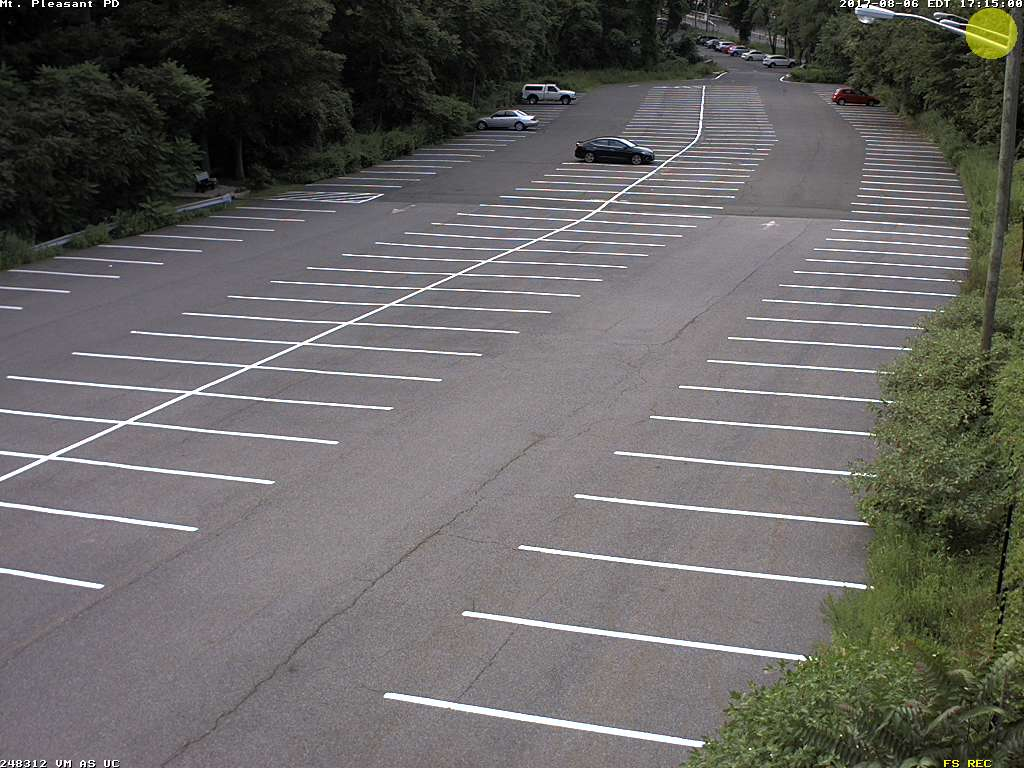
#> input picture CasperIm/emptyLot/image0.jpg, 1024 x 768 px, given in place of image.jpg, which was not available
$ python main.py   (older library calls are emulated)
#> lines starting #> are read from the running program, lines starting #| are printed output that depends on the picture; after the words box and inside, x2 and y2 are one past the last pixel; in counts of white or black regions, pixels touching at a corner belong together; long printed decimals are rounded; pictures that were not available may be replaced by others from this repository, and a replacement may not be noted
#> further down, image is the input picture: PIL image 1024x768 RGB; mean R, G, B 103.5, 101.5, 99.3
### utils.py
import math
import glob
import pickle
import statistics
import cv2
from pylab import *
from pylab import plt
sys.path.append('/Users/shaniacht/anaconda/lib/python2.7/site-packages')
from skimage.morphology import skeletonize
from skimage.measure import ransac, LineModelND
from skimage import feature

from Line import Line

# [12 lines left out: functions getImagesFromDir, getDataMatrix, not called in this run]

def straightenImage(
        im_src,
        src1 = [301, 347], src2 = [479, 359],
        src3 = [249, 370], src4 = [439, 384],
        dst1 = [485, 475], dst2 = [620, 475],
        dst3 = [485, 510], dst4 = [620, 510]):

    pts_src = np.array([src1, src2, src3, src4]).astype(np.float)
    pts_dst = np.array([dst1, dst2, dst3, dst4]).astype(np.float)

    h, mask = cv2.findHomography(pts_src, pts_dst)
    im_dst = cv2.warpPerspective(im_src, h, (im_src.shape[1], im_src.shape[0]))
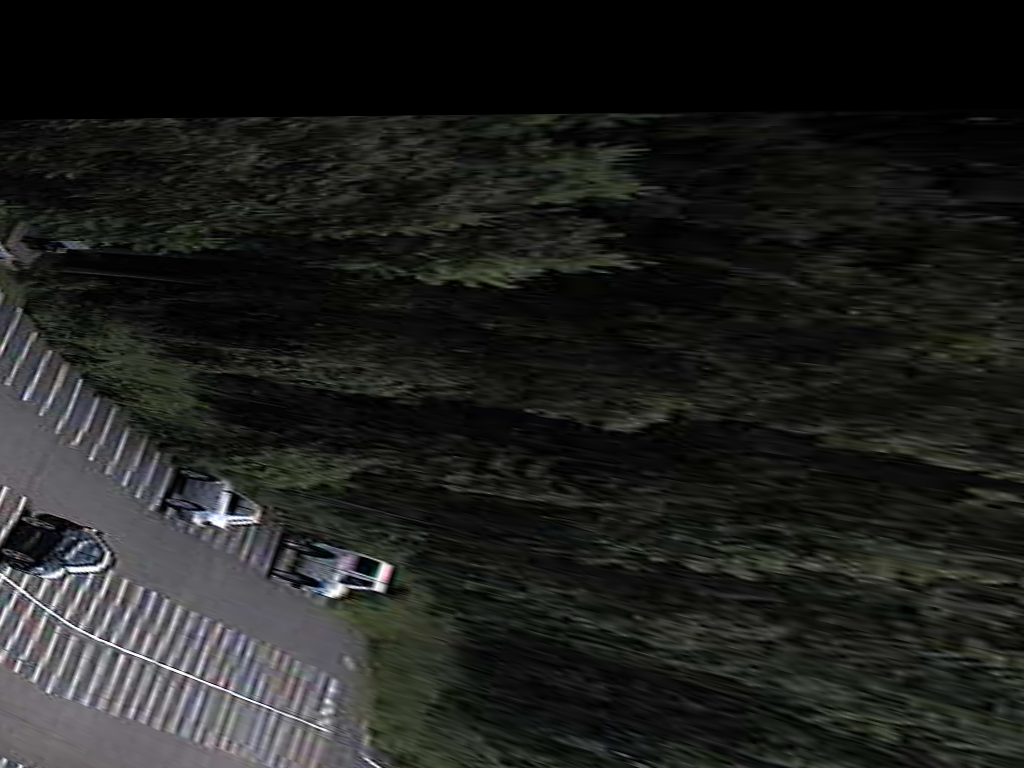
#> im_dst: shape (768, 1024, 3); mean of channels 0, 1, 2 31.2, 32.2, 29.9; drawn as R, G, B
    return im_dst

def inliers_around_point(skeleton, x, y, win_w, win_h):
    y = int(round(y))
    m, n = 740, 1024
    x1 = max(0, x-win_w)
    x2 = min(n-1, x+win_w)
    y1 = max(0, y-win_h)
    y2 = min(m-1, y+win_h)
    cur_window = skeleton[y1 : y2, x1 : x2]
    return count_nonzero(cur_window)

def crop_lines(model_robust, skeleton, x, y, win_w, win_h):
    print 'crop lines started'
    print 'x shape is: ', x.shape[0]
    print 'y shape is: ', y.shape[0]
    i = win_w
    cropped = []
    suspicious_count = 0
    suspicious_inter = 0
    start_x = -1
    end_x = -1
    isLine = False

    #initialization
    inliers_count = inliers_around_point(skeleton, x[win_w], y[win_w], win_w, win_h)
    if inliers_count > win_w*2-5:
        print 'line started', 0
        isLine = True
        start_x = 0
    # find line crops:
    while i < x.shape[0]:
        inliers_count = inliers_around_point(skeleton, i, int(y[i]), win_w, win_h) > (win_w*2-5)
        if isLine:
            if inliers_count:
                suspicious_count = 0
                inter_count = inliers_around_point(skeleton, x[i], int(y[i]), 5, 20)
                if inter_count > 30:
                    suspicious_inter+=1
                    if suspicious_inter > 5:
                        suspicious_inter = 0
                        print 'found intersection', i, y[i]
                        # remove short lines
                        if i - start_x > 50:
                            newLine = Line(start_x, i, y[start_x], y[i], model_robust)
                            print 'gaga',newLine.x2, newLine.y2
                            cropped.append(Line(start_x, i, y[start_x], y[i], model_robust))
                        start_x = x[i] + 5
                        i += 5
                else:
                    suspicious_inter = 0
            else:
                suspicious_count+=1
                if suspicious_count >= win_w:
                    print 'line finished', i, i, y[start_x]
                    suspicious_count = 0
                    if x[i] - start_x > 100:
                        cropped.append(Line(start_x, i-win_w, y[start_x], y[i-win_w], model_robust))
                    isLine = False
        else:
            if inliers_count:
                suspicious_count += 1
                if suspicious_count >= win_w:
                    print 'line started', i, x[i], y[start_x]
                    suspicious_count = 0
                    start_x = i-win_w
                    isLine = True
            else:
                suspicious_count = 0
        i+=1
    if isLine:
        cropped.append(Line(start_x, x.shape-1, y[start_x], y[x.shape-1], model_robust))
    return cropped

def lineDetection(img):
    print 'img size: ', img.shape
#| img size:  (768, 1024, 3)
    gray = cv2.cvtColor(img, cv2.COLOR_BGR2GRAY)
    edges = feature.canny(gray, sigma=3)
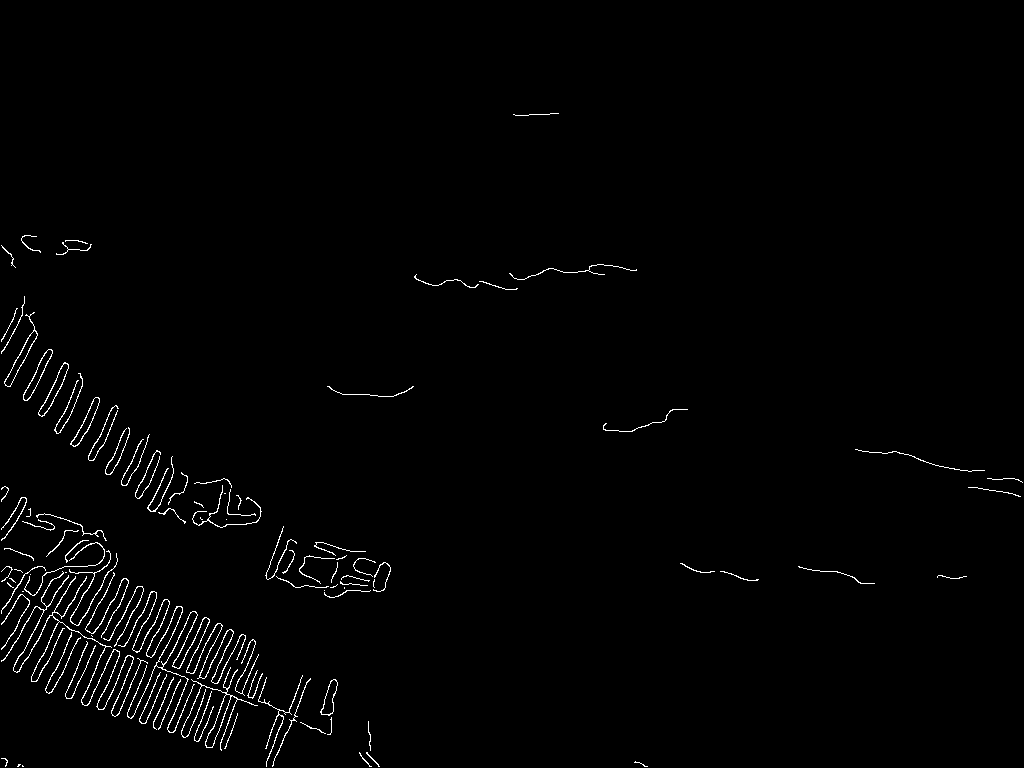
#> edges: shape (768, 1024) bool; 1.3% white in thin lines or dots, all inside (x1, y1, x2, y2) = (1, 113, 1023, 767)
    blur_edges = cv2.blur((edges * 255).astype(np.uint8), (9, 9))
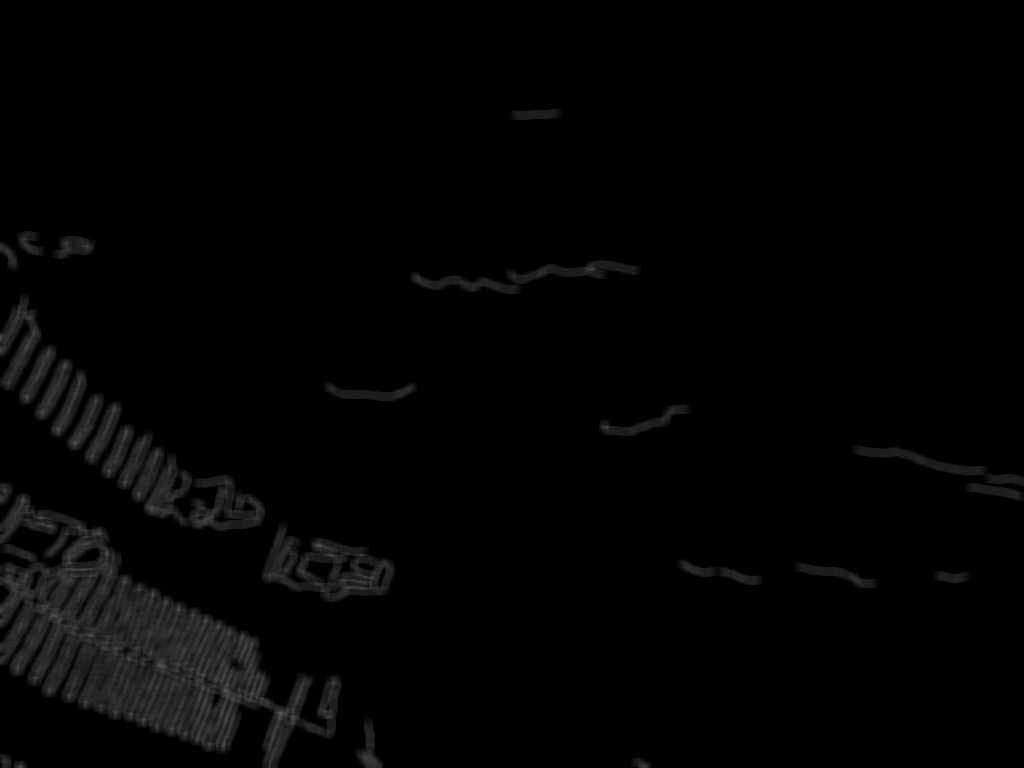
#> blur_edges: shape (768, 1024); min 0, max 88, mean 3.3
    _, bin_edges = cv2.threshold(blur_edges, 127, 255, cv2.THRESH_OTSU)
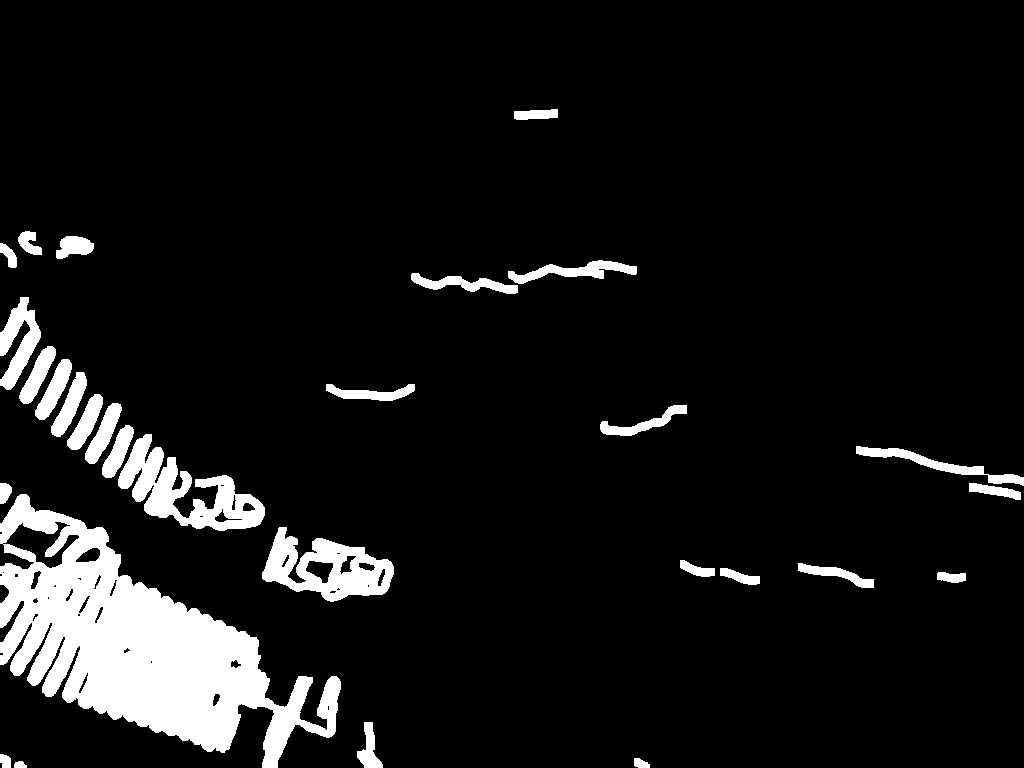
#> bin_edges: shape (768, 1024); 8.5% white; 29 white regions, largest, box (x1, y1, x2, y2) and area: (0, 494, 341, 768) 38575, (118, 434, 265, 531) 5788, (262, 527, 394, 602) 4985
    bin_edges = bin_edges > 0
    skeleton = skeletonize(bin_edges.astype(np.uint8))
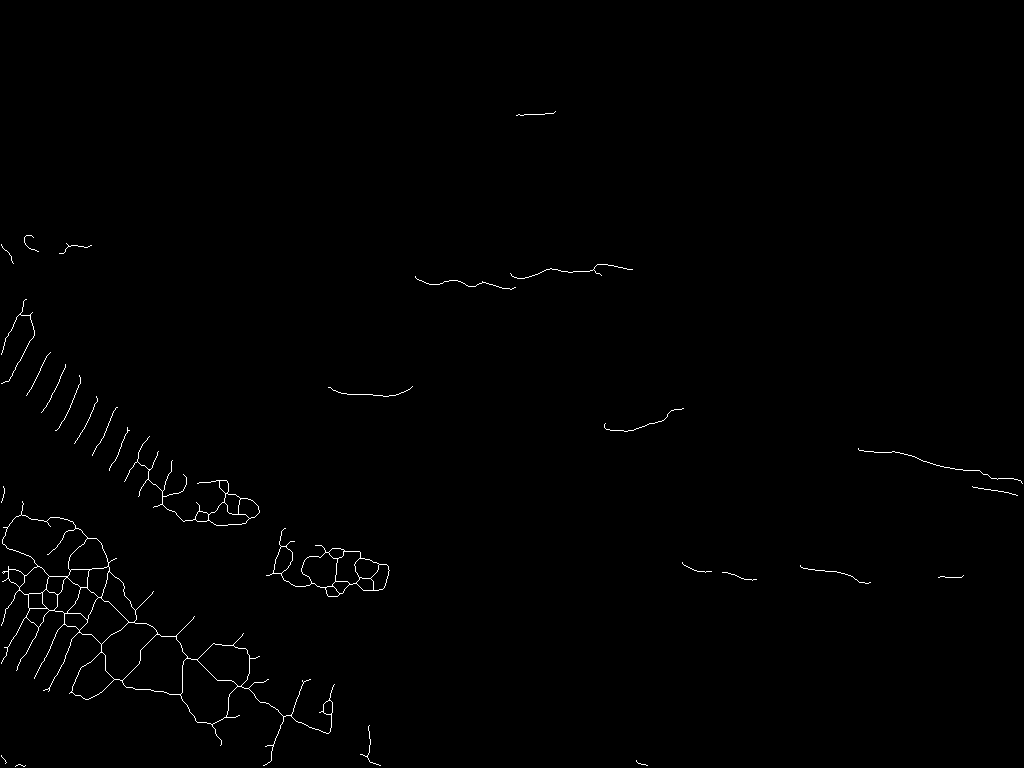
#> skeleton: shape (768, 1024) bool; 0.59% white in thin lines or dots, all inside (x1, y1, x2, y2) = (1, 111, 1023, 767)
    edge_pts = np.array(np.nonzero(skeleton), dtype=float).T
#> edge_pts = 4615 pairs, first value 111 to 766, second value 1 to 1022
    edge_pts_xy = edge_pts[:, ::-1]
#> edge_pts_xy = 4615 pairs, first value 1 to 1022, second value 111 to 766

    points_per_line = []
    hor_lines = []
    ver_lines = []

    # get all lines in array
    # model_robust.predict - might be useful to find intersections
    for i in range(21):
        model_robust, inliers = ransac(edge_pts_xy, LineModelND, min_samples=2, residual_threshold=10, max_trials=1000)
        points_per_line += [inliers]

        x1 = np.arange(1024)
        y1 = model_robust.predict_y(x1)
        y2 = np.arange(768)
        x2 = model_robust.predict_x(y2)
        # this is a vertical line
        if np.abs(y1[0] - y1[-1]) > 730 and np.abs(x2[0] - x2[-1]) < 20:
            ver_lines.append(Line(x2[0], x2[-1], y2[0], y2[-1], model_robust))
        # this is a horizontal line
        if np.abs(y1[0] - y1[-1]) < 50 and np.abs(x2[0] - x2[-1]) > 1000:
            # hor_lines += [(model_robust, x1, y1)]
            cur_lines = crop_lines(model_robust, skeleton, x1, y1, 10, 10)
            figure('Line Markings')
            plt.scatter([x.x1 for x in cur_lines], [x.y1 for x in cur_lines], c="g")
            plt.scatter([x.x2 for x in cur_lines], [x.y2 for x in cur_lines], c="r")
            hor_lines += cur_lines
        edge_pts_xy = edge_pts_xy[~inliers]
#> this loop made 1 pass
#| found intersection 15 585.465
#| found intersection 26 585.318
#| found intersection 43 585.091
#| found intersection 76 584.650
#| found intersection 87 584.503
#| found intersection 103 584.289
#| line finished 137 137 584.222
#| line started 280 280 584.222
#| found intersection 336 581.176
#> pass 1, in inliers_around_point (call 4), `cur_window = skeleton[y1 : y2, x1 : x2]`:
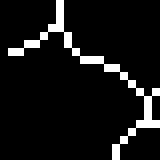
#> cur_window: shape (20, 20) bool (shown 8 times larger); 8% white in thin lines or dots
#> pass 1, in inliers_around_point (call 6), `cur_window = skeleton[y1 : y2, x1 : x2]`:
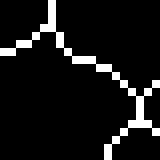
#> cur_window: shape (20, 20) bool (shown 8 times larger); 8.5% white in thin lines or dots
#> after the loop, hor_lines = []; points_per_line = 1 item; ver_lines = []
    plt.imshow(skeleton)
    return hor_lines, ver_lines

# [8 lines left out: function areNeigbours, not called in this run]

def special_x_sort(line):
    x = line.x1
    return int(math.ceil(x / 100.0)) * 100

def find_parkings(img):
    hor_lines, ver_lines = lineDetection(img)
    sorted_hor_lines = sorted(sorted(hor_lines, key=lambda x: x.y1), key=special_x_sort)
    parkings = []
    i=0
    prev_line = sorted_hor_lines[0]
    prev_points = [(prev_line.x1, int(prev_line.y1)),(prev_line.x2,int(prev_line.y2))]
    # print sorted_hor_lines
    while i<len(sorted_hor_lines):
        cur_line = sorted_hor_lines[i]
        cur_x_start = cur_line.x1
        cur_x_end = cur_line.x2
        if i < len(sorted_hor_lines) - 1:
            next_line = sorted_hor_lines[i+1]
            is_next_neig = areNeigbours(cur_line, next_line)
        is_prev_neig = areNeigbours(cur_line, prev_line)
        if is_prev_neig:
            #  is_prev_neig &&  is_next_neig => line in the middle of row
            if is_next_neig:
                cur_x1 = statistics.median([prev_points[0][0],cur_x_start,next_line.x1])
                cur_x2 = statistics.median([prev_points[1][0],cur_x_end,next_line.x2])
            # is_prev_neig && !is_next_neig => line last of row
            else:
                cur_x1 = cur_x_start if np.abs(prev_points[0][0]-cur_x_start) < 5  else prev_points[0][0]
                cur_x2 = cur_x_end if np.abs(prev_points[1][0]-cur_x_start) < 5  else prev_points[1][0]
        else:
            # !is_prev_neig &&  is_next_neig => line first of row
            if is_next_neig:
                cur_x1 = cur_x_start
                cur_x2 = cur_x_end
            # !is_prev_neig && !is_next_neig => not a parking!
            else:
                cur_line = None
                cur_x1 = -1000
                cur_x2 = -1000
        if cur_line:
            cur_points = [(cur_x1, int(cur_line.y1)), (cur_x2, int(cur_line.y2))]
        else:
            cur_points = [(cur_x1, -1000), (cur_x2, -1000)]
        if is_prev_neig:
            parkings.append(cur_points + prev_points)
        prev_line = cur_line
        prev_points = cur_points
        i+=1

    # print len(sorted_hor_lines)
    print parkings

    pickle_out = open("parking_array.pickle","wb")
    pickle.dump(parkings, pickle_out)
    pickle_out.close()

    return parkings

### postProcessing/main.py
from pylab import *
from pylab import plt
import numpy as np
import sys
sys.path.append('../python2.7/site-packages')
import cv2
from skimage.measure import ransac, LineModelND
from skimage import feature
import utils
from PIL import Image, ImageEnhance
import slic


image = Image.open('./sourceData/image.jpg')
plt.imshow(image)
plt.show()
contrast = ImageEnhance.Sharpness(image)
new_img = np.array(contrast.enhance(2))
plt.imshow(new_img)
plt.show()

src1 = [85,137]
src2 = [69,43]
src3 = [484,113]
src4 = [374,33]
dst1 = [250,175]
dst2 = [790,175]
dst3 = [250,490]
dst4 = [790,490]

# Use the same homogrphy as for the PCA
img = utils.straightenImage(new_img,src1, src2, src3, src4, dst1, dst2, dst3, dst4)

plt.imshow(img)
plt.show()
#> (the run stopped early here; a loop or call above may not have finished)
